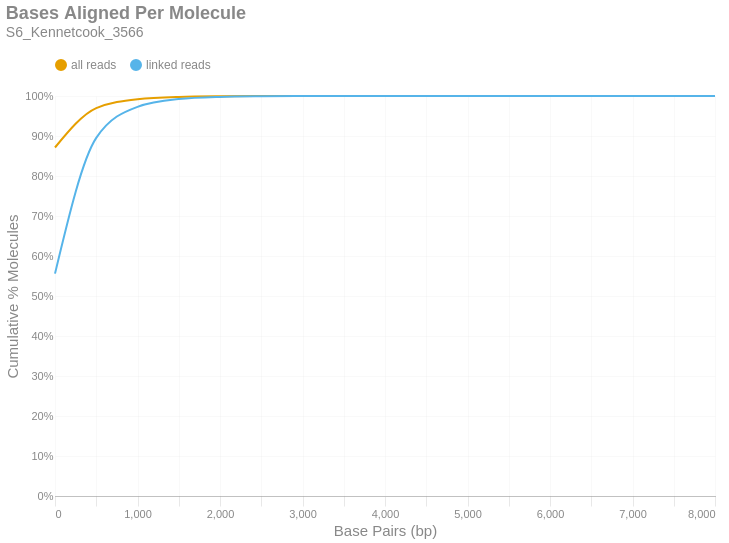

The cell this chart's notebook holds for it:
### Markdown cell above
### Bases Aligned Per Molecule
This is a cumulative frequency distribution showing the number of base pairs aligned per unique molecule. These data are shown in 500 bp bins. There are two distributions: one with `all reads` (yellow) and another with only `linked reads` (blue). The percent of molecules in the `linked reads` distribution is relative to the total number of linked molecules.

### Code cell
if SKIPLR:
    print_html(f"Skipped")
else:
    binned_df = consolidated_hist(valids['aligned_bp'], mask, 500, True)
    with SafeRender(binned_df):
        (
            density_plot(binned_df, 'Bases Aligned Per Molecule', samplename, 'basesper')
            .encode(
                x=alt.X('bin:Q', title="Base Pairs (bp)").axis(tickMinStep=500).scale(padding=0),
                y=alt.Y('value:Q', title='Cumulative % Molecules')
                    .axis(format='%')
                    .scale(domain = [0,1])
                    .stack(False),
                color=alt.Color("key:N").scale(domain = ["all reads", "linked reads"]),
                tooltip = [
                    alt.Tooltip("key:N", title = "Data Type"),
                    alt.Tooltip("range_label:N", title="Bases Aligned Per Molecule"),
                    alt.Tooltip("value:Q", format = ".2%", title="% Molecules (Cum.)")
                ]
            )
        ).display()

### Figure 1 — Vega-Lite specification as saved in the notebook (floating-point values rounded to 4 significant figures)
{"width": "container", "height": 400, "config": {"title": {"anchor": "start", "dy": -15, "fontSize": 18, "color": "#888888", "subtitleColor": "#888888", "subtitleFontSize": 14}, "arc": {"fill": "#0072B2"}, "axis": {"domainColor": "#888888", "domainWidth": 0.5, "gridWidth": 0.2, "grid": false, "titleFontWeight": 400, "titleFontSize": 15, "labelFontSize": 11, "labelColor": "#888888", "tickColor": "#888888", "tickWidth": 0.2, "titleColor": "#888888"}, "axisBand": {"grid": false}, "axisX": {"grid": true, "tickSize": 10, "domainCap": "round"}, "axisY": {"domain": false, "grid": true, "tickSize": 0, "domainCap": "round"}, "background": "transparent", "header": {"labelFontSize": 15, "labelColor": "#888888", "titleFontSize": 15, "titleFontWeight": 600, "titleColor": "#888888"}, "legend": {"labelFont": "sans-serif", "labelFontSize": 12, "labelColor": "#888888", "symbolSize": 100, "symbolType": "circle", "titleFontSize": 12, "titlePadding": 10, "titleColor": "#888888", "title": null, "orient": "top"}, "range": {"category": ["#E69F00", "#56B4E9", "#009E73", "#F0E442", "#0072B2", "#D55E00", "#CC79A7", "#000000"], "diverging": ["#cfe8f3", "#a2d4ec", "#73bfe2", "#46abdb", "#1696d2", "#12719e"]}, "area": {"fill": "#0072B2", "fillOpacity": 0.7, "line": true, "strokeOpacity": 0.7}, "line": {"color": "#0072B2", "stroke": "#0072B2", "strokeWidth": 2}, "trail": {"color": "#0072B2", "stroke": "#0072B2", "strokeWidth": 0, "size": 1}, "point": {"filled": true, "fillOpacity": 1.0, "size": 95}, "text": {"color": "#888888", "fontSize": 11, "align": "right", "fontWeight": 400, "size": 11}, "bar": {"fill": "#0072B2", "stroke": null}, "view": {"stroke": null, "continuousWidth": 660, "continuousHeight": 400}}, "data": {"name": "data-971b466dcb18d2076f95550f854bd2d7"}, "mark": {"type": "line", "interpolate": "monotone", "point": {"opacity": 0, "size": 275}}, "encoding": {"color": {"field": "key", "scale": {"domain": ["all reads", "linked reads"]}, "type": "nominal"}, "tooltip": [{"field": "key", "title": "Data Type", "type": "nominal"}, {"field": "range_label", "title": "Bases Aligned Per Molecule", "type": "nominal"}, {"field": "value", "format": ".2%", "title": "% Molecules (Cum.)", "type": "quantitative"}], "x": {"axis": {"tickMinStep": 500}, "field": "bin", "scale": {"padding": 0}, "title": "Base Pairs (bp)", "type": "quantitative"}, "y": {"axis": {"format": "%"}, "field": "value", "scale": {"domain": [0, 1]}, "stack": false, "title": "Cumulative % Molecules", "type": "quantitative"}}, "params": [{"name": "param_c36ac31b6afebe62", "select": {"type": "point", "fields": ["key"]}, "bind": "legend"}], "title": {"text": "Bases Aligned Per Molecule", "subtitle": "S6_Kennetcook_3566"}, "transform": [{"fold": ["all reads (cumsum)", "linked reads (cumsum)"]}, {"calculate": "replace(datum.key, ' (cumsum)', '')", "as": "key"}, {"filter": {"param": "param_c36ac31b6afebe62"}}], "usermeta": {"embedOptions": {"downloadFileName": "S6_Kennetcook_3566.basesper"}}, "$schema": "https://vega.github.io/schema/vega-lite/v6.1.0.json", "datasets": {"data-971b466dcb18d2076f95550f854bd2d7": [{"bin": "0.0", "interval": "0.0-500.0", "all reads": 0.8712, "linked reads": 0.5559, "all reads (cumsum)": 0.8712, "linked reads (cumsum)": 0.5559, "range_label": "0-499"}, {"bin": "500.0", "interval": "500.0-1000.0", "all reads": 0.09842, "linked reads": 0.3393, "all reads (cumsum)": 0.9697, "linked reads (cumsum)": 0.8952, "range_label": "500-999"}, {"bin": "1000.0", "interval": "1000.0-1500.0", "all reads": 0.02251, "linked reads": 0.07773, "all reads (cumsum)": 0.9922, "linked reads (cumsum)": 0.973, "range_label": "1000-1499"}, {"bin": "1500.0", "interval": "1500.0-2000.0", "all reads": 0.005626, "linked reads": 0.01942, "all reads (cumsum)": 0.9978, "linked reads (cumsum)": 0.9924, "range_label": "1500-1999"}, {"bin": "2000.0", "interval": "2000.0-2500.0", "all reads": 0.001549, "linked reads": 0.005347, "all reads (cumsum)": 0.9993, "linked reads (cumsum)": 0.9977, "range_label": "2000-2499"}, {"bin": "2500.0", "interval": "2500.0-3000.0", "all reads": 0.0004493, "linked reads": 0.001551, "all reads (cumsum)": 0.9998, "linked reads (cumsum)": 0.9993, "range_label": "2500-2999"}, {"bin": "3000.0", "interval": "3000.0-3500.0", "all reads": 0.0001418, "linked reads": 0.0004897, "all reads (cumsum)": 0.9999, "linked reads (cumsum)": 0.9998, "range_label": "3000-3499"}, {"bin": "3500.0", "interval": "3500.0-4000.0", "all reads": 4.576e-05, "linked reads": 0.000158, "all reads (cumsum)": 1.0, "linked reads (cumsum)": 0.9999, "range_label": "3500-3999"}, {"bin": "4000.0", "interval": "4000.0-4500.0", "all reads": 1.503e-05, "linked reads": 5.188e-05, "all reads (cumsum)": 1.0, "linked reads (cumsum)": 1.0, "range_label": "4000-4499"}, {"bin": "4500.0", "interval": "4500.0-5000.0", "all reads": 4.667e-06, "linked reads": 1.611e-05, "all reads (cumsum)": 1.0, "linked reads (cumsum)": 1.0, "range_label": "4500-4999"}, {"bin": "5000.0", "interval": "5000.0-5500.0", "all reads": 1.48e-06, "linked reads": 5.109e-06, "all reads (cumsum)": 1.0, "linked reads (cumsum)": 1.0, "range_label": "5000-5499"}, {"bin": "5500.0", "interval": "5500.0-6000.0", "all reads": 6.83e-07, "linked reads": 2.358e-06, "all reads (cumsum)": 1.0, "linked reads (cumsum)": 1.0, "range_label": "5500-5999"}, {"bin": "6000.0", "interval": "6000.0-6500.0", "all reads": 3.415e-07, "linked reads": 1.179e-06, "all reads (cumsum)": 1.0, "linked reads (cumsum)": 1.0, "range_label": "6000-6499"}, {"bin": "6500.0", "interval": "6500.0-7000.0", "all reads": 1.138e-07, "linked reads": 3.93e-07, "all reads (cumsum)": 1.0, "linked reads (cumsum)": 1.0, "range_label": "6500-6999"}, {"bin": "7000.0", "interval": "7000.0-7500.0", "all reads": 0.0, "linked reads": 0.0, "all reads (cumsum)": 1.0, "linked reads (cumsum)": 1.0, "range_label": "7000-7499"}, {"bin": "7500.0", "interval": "7500.0-8000.0", "all reads": 0.0, "linked reads": 0.0, "all reads (cumsum)": 1.0, "linked reads (cumsum)": 1.0, "range_label": "7500-7999"}, {"bin": "8000.0", "interval": "8000.0-8500.0", "all reads": 1.138e-07, "linked reads": 3.93e-07, "all reads (cumsum)": 1.0, "linked reads (cumsum)": 1.0, "range_label": "8000-8499"}]}}
